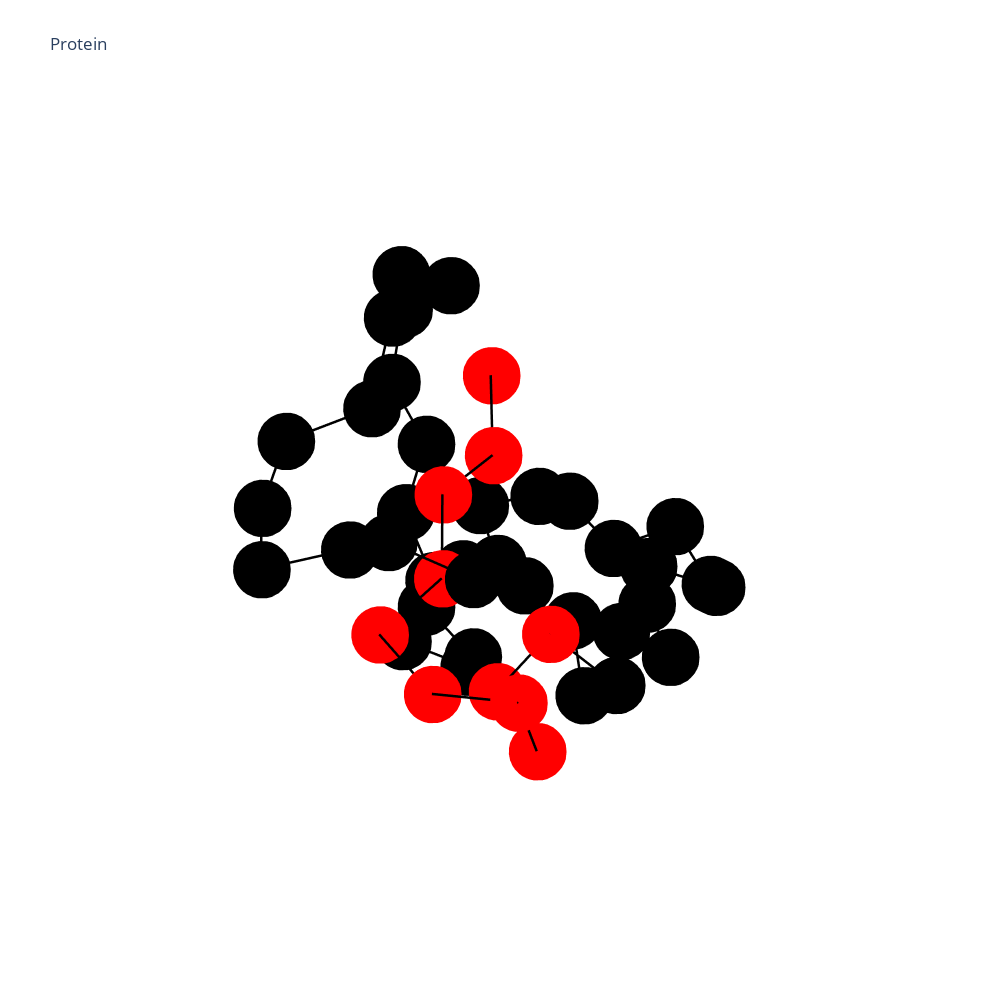

Notebook code cell kept with this figure:
### Code cell
import plotly.graph_objs as go
from plotly.graph_objs import Data, Line


def visualize():
    mol = json.load(open("tmp.json", "r"))
    colors = [255 * n['activity'] for n in mol['nodes']]
    acids = go.Scatter3d(
        x=[n['x'] for n in mol['nodes']],
        y=[n['y'] for n in mol['nodes']],
        z=[n['z'] for n in mol['nodes']],
        mode='markers',
        name='actors',
        marker={
            'symbol': 'circle',
            'size': 20,
            'color': [f'rgb({c},0,0)' for c in colors],
        },
        text=[f"{n['name']}" for n in mol['nodes']],
        hoverinfo='text',
    )
    # print(list((s, t) for s, t in zip(mol['edges']['start'], mol['edges']['end']) if s < t))
    # print(list((mol['nodes'][s]['x'], mol['nodes'][t]['x']) for s, t in zip(mol['edges']['start'], mol['edges']['end']) if s < t))
    X, Y, Z = [], [], []
    for s, t in zip(mol['edges']['start'], mol['edges']['end']):
        if s < t:
            X += [mol['nodes'][s]["x"], mol['nodes'][t]["x"]]
            Y += [mol['nodes'][s]["y"], mol['nodes'][t]["y"]]
            Z += [mol['nodes'][s]["z"], mol['nodes'][t]["z"]]
    edges = go.Scatter3d(
        x=X,
        y=Y,
        z=Z,
        mode='lines',
        line={
            'color': 'rgb(0,0,0)',
            'width': 5,
        },
        hoverinfo='none',
    )
    axis = {
        'showbackground': False,
        'zeroline': False,
        'showgrid': False,
        'showticklabels': False,
        'showspikes': False,
        'title': '',
    }
    layout = go.Layout(
        title="Protein",
        width=1000,
        height=1000,
        showlegend=False,
        scene={
            'xaxis': axis,
            'yaxis': axis,
            'zaxis': axis,
        },
        margin={
            't': 100,
        },
        hovermode='closest',
        annotations=[],
    )
    fig = go.Figure(data=[edges, acids], layout=layout)
    fig.show()
visualize()

### Figure 1 — Plotly figure (JSON) as saved in the notebook; plotly's stock layout.template omitted (floating-point values rounded to 4 significant figures)
{"data": [{"hoverinfo": "none", "line": {"color": "rgb(0,0,0)", "width": 5}, "mode": "lines", "type": "scatter3d", "x": [4.261, 5.773, 5.773, 9.465, 9.465, 11.2, 11.2, 14.83, 14.83, 15.12, 15.12, 13.17, 13.17, 12.11, 12.11, 10.92, 10.92, 8.653, 8.653, 7.427, 7.427, 6.705, 6.705, 4.912, 4.912, 2.68, 2.68, 1.661, 1.661, 1.047, 1.047, -1.295, -1.295, -3.42, -3.42, -5.877, -5.877, -6.018, -6.018, -3.497, -3.497, -2.587, -2.587, 0.439, 0.439, 1.914, 1.914, 1.787, 1.787, 3.112, 3.112, 5.955, 5.955, 7.105, 7.105, 6.603, 6.603, 8.859, 8.859, 11.22, 11.22, 9.489, 9.489, 8.566, 8.566, 5.901, 5.901, 6.72, 6.72, 4.489, 4.489, 6.098, 6.098, 6.369, 6.369, 10.15, 10.15, 11.95, 11.95, 15.64, 15.64, 18.49, 18.49, 18.47, 18.47, 14.8, 14.8, 15.02, 15.02, 12.65], "y": [-12.8, -11.15, -11.15, -10.67, -10.67, -8.935, -8.935, -9.075, -9.075, -5.348, -5.348, -2.226, -2.226, -2.056, -2.056, -5.73, -5.73, -4.582, -4.582, -1.567, -1.567, -3.962, -3.962, -6.411, -6.411, -3.622, -3.622, -2.534, -2.534, -6.177, -6.177, -6.482, -6.482, -3.432, -3.432, -5.234, -5.234, -8.167, -8.167, -10.58, -10.58, -13.34, -13.34, -13.0, -13.0, -16.19, -16.19, -14.91, -14.91, -11.46, -11.46, -13.35, -13.35, -15.2, -15.2, -12.0, -12.0, -9.89, -9.89, -12.2, -12.2, -11.6, -11.6, -14.63, -14.63, -15.93, -15.93, -17.37, -17.37, -18.82, -18.82, -16.89, -16.89, -13.16, -13.16, -12.61, -12.61, -12.14, -12.14, -13.15, -13.15, -10.77, -10.77, -11.73, -11.73, -10.73, -10.73, -7.65, -7.65, -5.347], "z": [17.02, 13.92, 13.92, 13.67, 13.67, 10.77, 10.77, 9.617, 9.617, 8.865, 8.865, 9.217, 9.217, 5.551, 5.551, 5.714, 5.714, 8.562, 8.562, 6.596, 6.596, 3.668, 3.668, 5.882, 5.882, 7.319, 7.319, 3.797, 3.797, 2.834, 2.834, 5.82, 5.82, 4.91, 4.91, 2.63, 2.63, 5.169, 5.169, 3.634, 3.634, 6.108, 6.108, 8.08, 8.08, 6.614, 6.614, 3.044, 3.044, 4.143, 4.143, 5.88, 5.88, 2.764, 2.764, 0.777, 0.777, 2.984, 2.984, 4.812, 4.812, 8.127, 8.127, 10.24, 10.24, 12.55, 12.55, 15.87, 15.87, 18.59, 18.59, 21.44, 21.44, 22.07, 22.07, 21.92, 21.92, 18.54, 18.54, 18.09, 18.09, 17.36, 17.36, 13.82, 13.82, 13.38, 13.38, 15.55, 15.55, 13.63]}, {"hoverinfo": "text", "marker": {"color": ["rgb(255,0,0)", "rgb(255,0,0)", "rgb(255,0,0)", "rgb(255,0,0)", "rgb(255,0,0)", "rgb(255,0,0)", "rgb(255,0,0)", "rgb(255,0,0)", "rgb(255,0,0)", "rgb(255,0,0)", "rgb(0,0,0)", "rgb(0,0,0)", "rgb(0,0,0)", "rgb(0,0,0)", "rgb(0,0,0)", "rgb(0,0,0)", "rgb(0,0,0)", "rgb(0,0,0)", "rgb(0,0,0)", "rgb(0,0,0)", "rgb(0,0,0)", "rgb(0,0,0)", "rgb(0,0,0)", "rgb(0,0,0)", "rgb(0,0,0)", "rgb(0,0,0)", "rgb(0,0,0)", "rgb(0,0,0)", "rgb(0,0,0)", "rgb(0,0,0)", "rgb(0,0,0)", "rgb(0,0,0)", "rgb(0,0,0)", "rgb(0,0,0)", "rgb(0,0,0)", "rgb(0,0,0)", "rgb(0,0,0)", "rgb(0,0,0)", "rgb(0,0,0)", "rgb(0,0,0)", "rgb(0,0,0)", "rgb(0,0,0)", "rgb(0,0,0)", "rgb(0,0,0)", "rgb(0,0,0)", "rgb(0,0,0)"], "size": 20, "symbol": "circle"}, "mode": "markers", "name": "actors", "text": ["0_THR", "1_THR", "2_CYS", "3_CYS", "4_PRO", "5_SER", "6_ILE", "7_VAL", "8_ALA", "9_ARG", "10_SER", "11_ASN", "12_PHE", "13_ASN", "14_VAL", "15_CYS", "16_ARG", "17_LEU", "18_PRO", "19_GLY", "20_THR", "21_SER", "22_GLU", "23_ALA", "24_ILE", "25_CYS", "26_ALA", "27_THR", "28_TYR", "29_THR", "30_GLY", "31_CYS", "32_ILE", "33_ILE", "34_ILE", "35_PRO", "36_GLY", "37_ALA", "38_THR", "39_CYS", "40_PRO", "41_GLY", "42_ASP", "43_TYR", "44_ALA", "45_ASN"], "type": "scatter3d", "x": [4.261, 5.773, 9.465, 11.2, 14.83, 15.12, 13.17, 12.11, 10.92, 8.653, 7.427, 6.705, 4.912, 2.68, 1.661, 1.047, -1.295, -3.42, -5.877, -6.018, -3.497, -2.587, 0.439, 1.914, 1.787, 3.112, 5.955, 7.105, 6.603, 8.859, 11.22, 9.489, 8.566, 5.901, 6.72, 4.489, 6.098, 6.369, 10.15, 11.95, 15.64, 18.49, 18.47, 14.8, 15.02, 12.65], "y": [-12.8, -11.15, -10.67, -8.935, -9.075, -5.348, -2.226, -2.056, -5.73, -4.582, -1.567, -3.962, -6.411, -3.622, -2.534, -6.177, -6.482, -3.432, -5.234, -8.167, -10.58, -13.34, -13.0, -16.19, -14.91, -11.46, -13.35, -15.2, -12.0, -9.89, -12.2, -11.6, -14.63, -15.93, -17.37, -18.82, -16.89, -13.16, -12.61, -12.14, -13.15, -10.77, -11.73, -10.73, -7.65, -5.347], "z": [17.02, 13.92, 13.67, 10.77, 9.617, 8.865, 9.217, 5.551, 5.714, 8.562, 6.596, 3.668, 5.882, 7.319, 3.797, 2.834, 5.82, 4.91, 2.63, 5.169, 3.634, 6.108, 8.08, 6.614, 3.044, 4.143, 5.88, 2.764, 0.777, 2.984, 4.812, 8.127, 10.24, 12.55, 15.87, 18.59, 21.44, 22.07, 21.92, 18.54, 18.09, 17.36, 13.82, 13.38, 15.55, 13.63]}], "layout": {"height": 1000, "hovermode": "closest", "margin": {"t": 100}, "scene": {"xaxis": {"showbackground": false, "showgrid": false, "showspikes": false, "showticklabels": false, "title": {"text": ""}, "zeroline": false}, "yaxis": {"showbackground": false, "showgrid": false, "showspikes": false, "showticklabels": false, "title": {"text": ""}, "zeroline": false}, "zaxis": {"showbackground": false, "showgrid": false, "showspikes": false, "showticklabels": false, "title": {"text": ""}, "zeroline": false}}, "showlegend": false, "title": {"text": "Protein"}, "width": 1000}}
